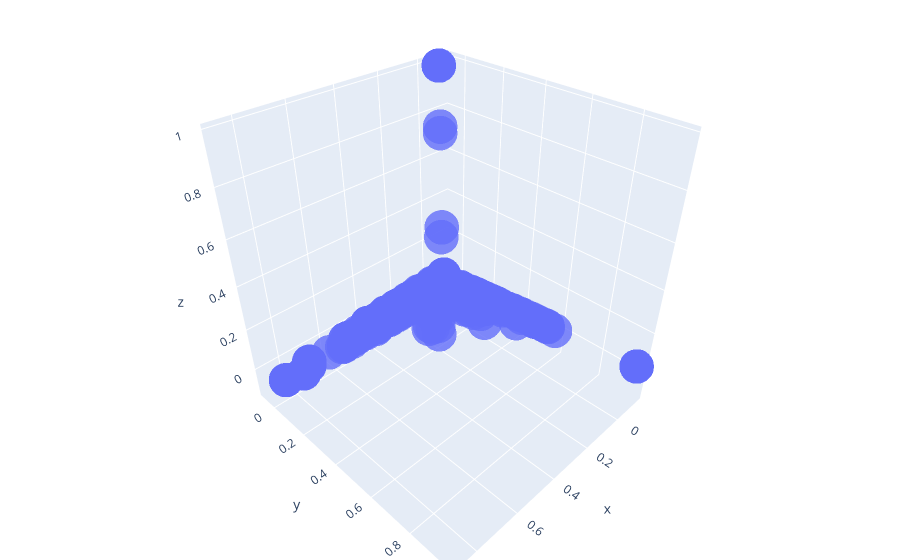

Write notebook code for a chart like this one.
### Code cell
trace1 = go.Scatter3d(
    x=coords[:, 0],
    y=coords[:, 1],
    z=coords[:, 2],
    mode='markers',
    marker=dict(
        size=12,
        opacity=0.8
    )
)

data = [trace1]
layout = go.Layout(
    margin=dict(
        l=0,
        r=0,
        b=0,
        t=0
    )
)
fig = go.Figure(data=data, layout=layout)
plotly.offline.iplot(fig)

### Figure 1 — Plotly figure (JSON) as saved in the notebook; plotly's stock layout.template omitted (floating-point values rounded to 4 significant figures; data arrays with more than 128 entries replaced by an {"elided": "..."} marker saying what was removed)
{"data": [{"marker": {"opacity": 0.8, "size": 12}, "mode": "markers", "type": "scatter3d", "x": {"elided": "6632 float values"}, "y": {"elided": "6632 float values"}, "z": {"elided": "6632 float values"}}], "layout": {"margin": {"b": 0, "l": 0, "r": 0, "t": 0}}}
